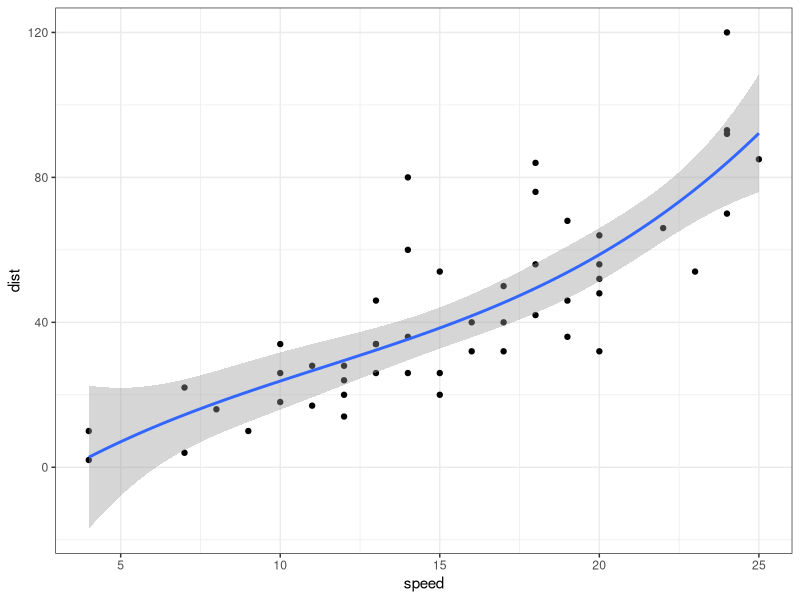
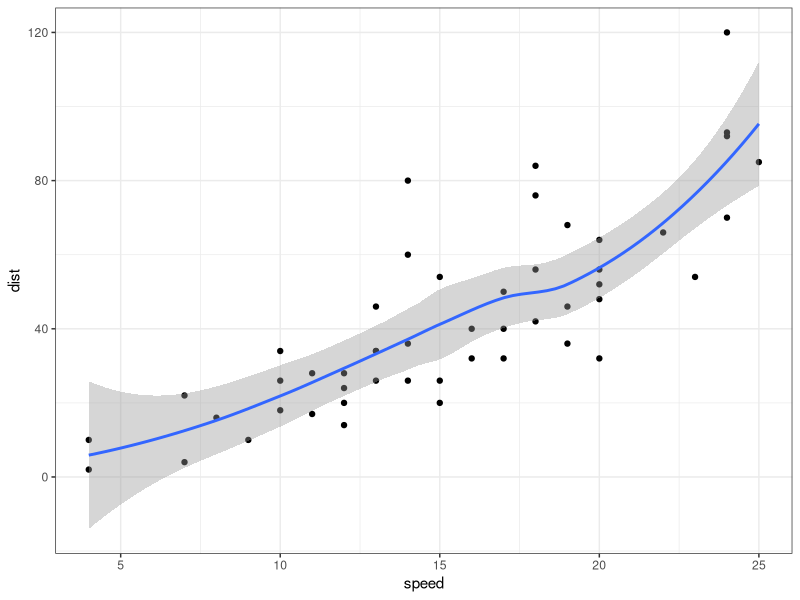

The R script that drew these images, in order:
library(ggplot2)
theme_set(
  theme_bw() +
    theme(legend.position = "top")
)

geom_smooth(method="auto", se=TRUE, fullrange=FALSE, level=0.95)

p <- ggplot(cars, aes(speed, dist)) +
  geom_point()
# Add regression line
p + geom_smooth(method = lm, formula = y ~ poly(x, 3))

# loess method: local regression fitting
p + geom_smooth(method = "loess")
